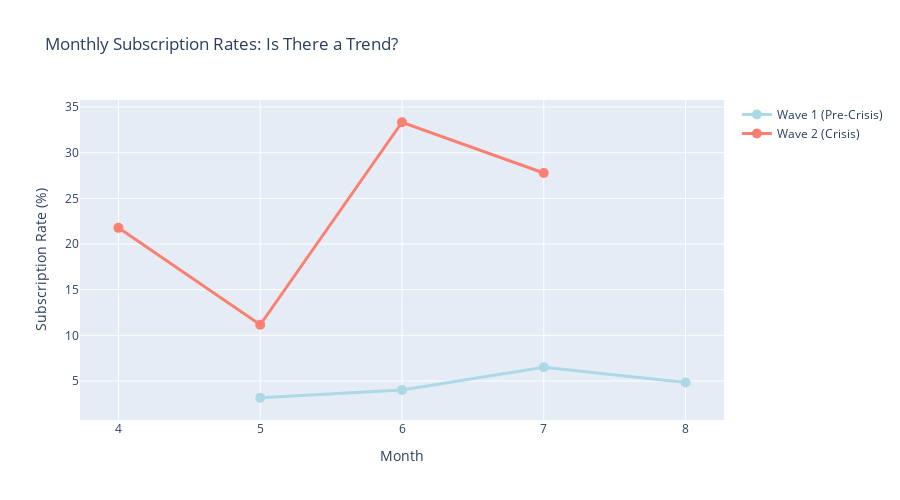

Notebook cell for this chart:
### Markdown cell above
### 6.3 Understanding What the Placebo Tests Revealed
The placebo tests found something unexpected. Let me investigate...

### Code cell
print("\n" + "="*60)
print("INVESTIGATION: What's Going On?")
print("="*60)

print("""
Placebo Test 1 found a 'fake effect' within Wave 1.
This means subscription rates changed over time BEFORE the crisis.

Let me visualize this...
""")

# Create monthly view
df_check = df.copy()
df_check['month'] = df_check['contact_date'].dt.month

print("\nMonthly subscription rates:")
print("\nWave 1 (Pre-Crisis):")
for month in sorted(df_check[df_check['wave']=='wave_1']['month'].unique()):
    rate = df_check[(df_check['wave']=='wave_1') & (df_check['month']==month)]['y_binary'].mean()
    n = len(df_check[(df_check['wave']=='wave_1') & (df_check['month']==month)])
    print(f"  Month {month}: {rate*100:.1f}% (n={n:,})")

print("\nWave 2 (Crisis):")
for month in sorted(df_check[df_check['wave']=='wave_2']['month'].unique()):
    rate = df_check[(df_check['wave']=='wave_2') & (df_check['month']==month)]['y_binary'].mean()
    n = len(df_check[(df_check['wave']=='wave_2') & (df_check['month']==month)])
    print(f"  Month {month}: {rate*100:.1f}% (n={n:,})")

# Plot it
wave1_monthly = df_check[df_check['wave']=='wave_1'].groupby('month')['y_binary'].mean() * 100
wave2_monthly = df_check[df_check['wave']=='wave_2'].groupby('month')['y_binary'].mean() * 100

fig = go.Figure()

fig.add_trace(go.Scatter(
    x=wave1_monthly.index,
    y=wave1_monthly.values,
    mode='lines+markers',
    name='Wave 1 (Pre-Crisis)',
    line=dict(color='lightblue', width=3),
    marker=dict(size=10)
))

fig.add_trace(go.Scatter(
    x=wave2_monthly.index,
    y=wave2_monthly.values,
    mode='lines+markers',
    name='Wave 2 (Crisis)',
    line=dict(color='salmon', width=3),
    marker=dict(size=10)
))

fig.update_layout(
    title='Monthly Subscription Rates: Is There a Trend?',
    xaxis_title='Month',
    yaxis_title='Subscription Rate (%)',
    height=500
)

fig.show()
fig.write_image(f"{figures_path}13_subscription_rate_trends.png")

print("\nWhat I see:")
print("- Wave 1: Starts at 3%, ends at 6% (upward trend)")
print("- Wave 2: Jumps around a lot (22% → 11% → 33% → 28%)")

### Figure 1 — Plotly figure (JSON) as saved in the notebook; plotly's stock layout.template omitted (floating-point values rounded to 4 significant figures)
{"data": [{"line": {"color": "lightblue", "width": 3}, "marker": {"size": 10}, "mode": "lines+markers", "name": "Wave 1 (Pre-Crisis)", "type": "scatter", "x": [5, 6, 7, 8], "y": [3.165, 4.01, 6.504, 4.827]}, {"line": {"color": "salmon", "width": 3}, "marker": {"size": 10}, "mode": "lines+markers", "name": "Wave 2 (Crisis)", "type": "scatter", "x": [4, 5, 6, 7], "y": [21.77, 11.16, 33.33, 27.78]}], "layout": {"height": 500, "title": {"text": "Monthly Subscription Rates: Is There a Trend?"}, "xaxis": {"title": {"text": "Month"}}, "yaxis": {"title": {"text": "Subscription Rate (%)"}}}}
